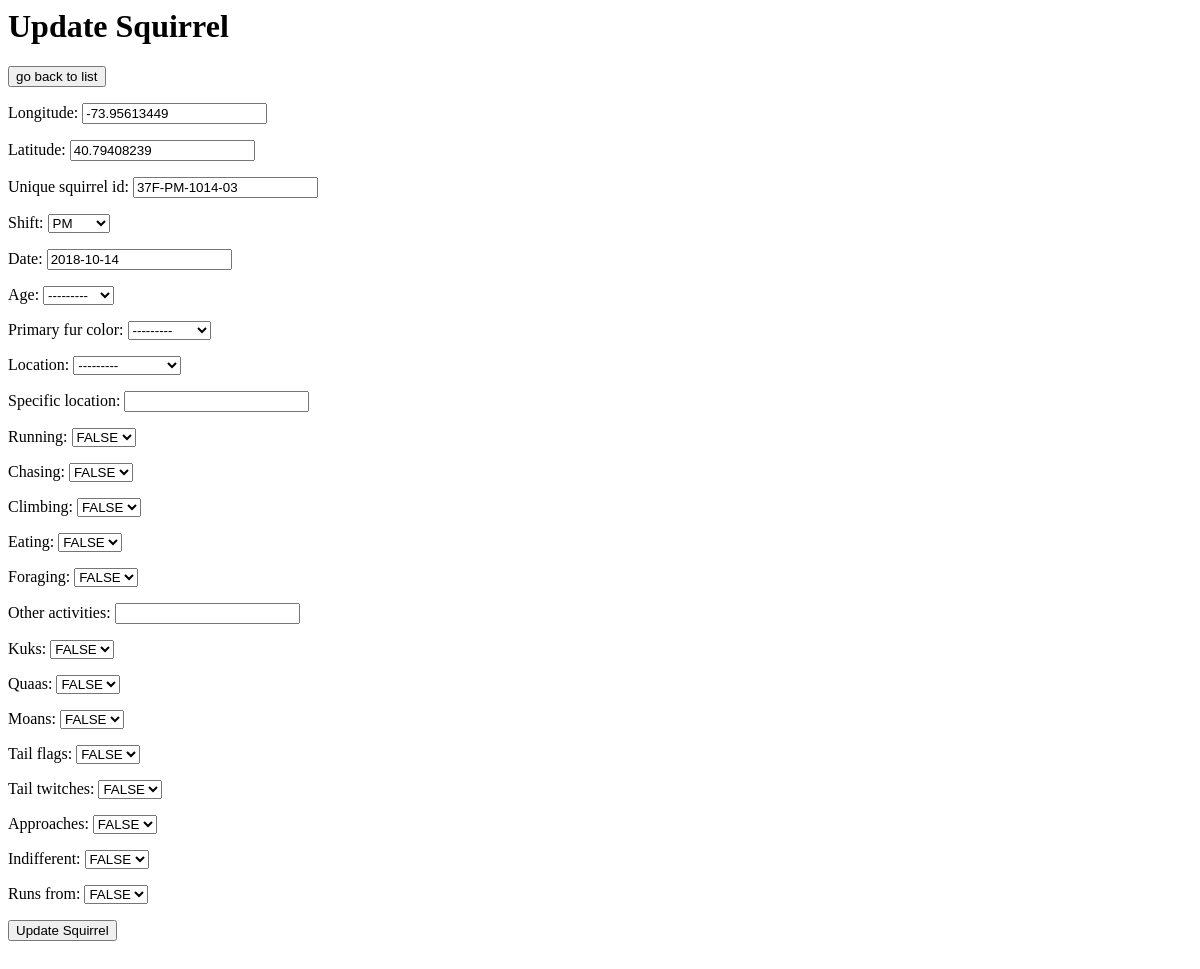
/sightings/37F-PM-1014-03/, run on an earlier commit of the app's database.
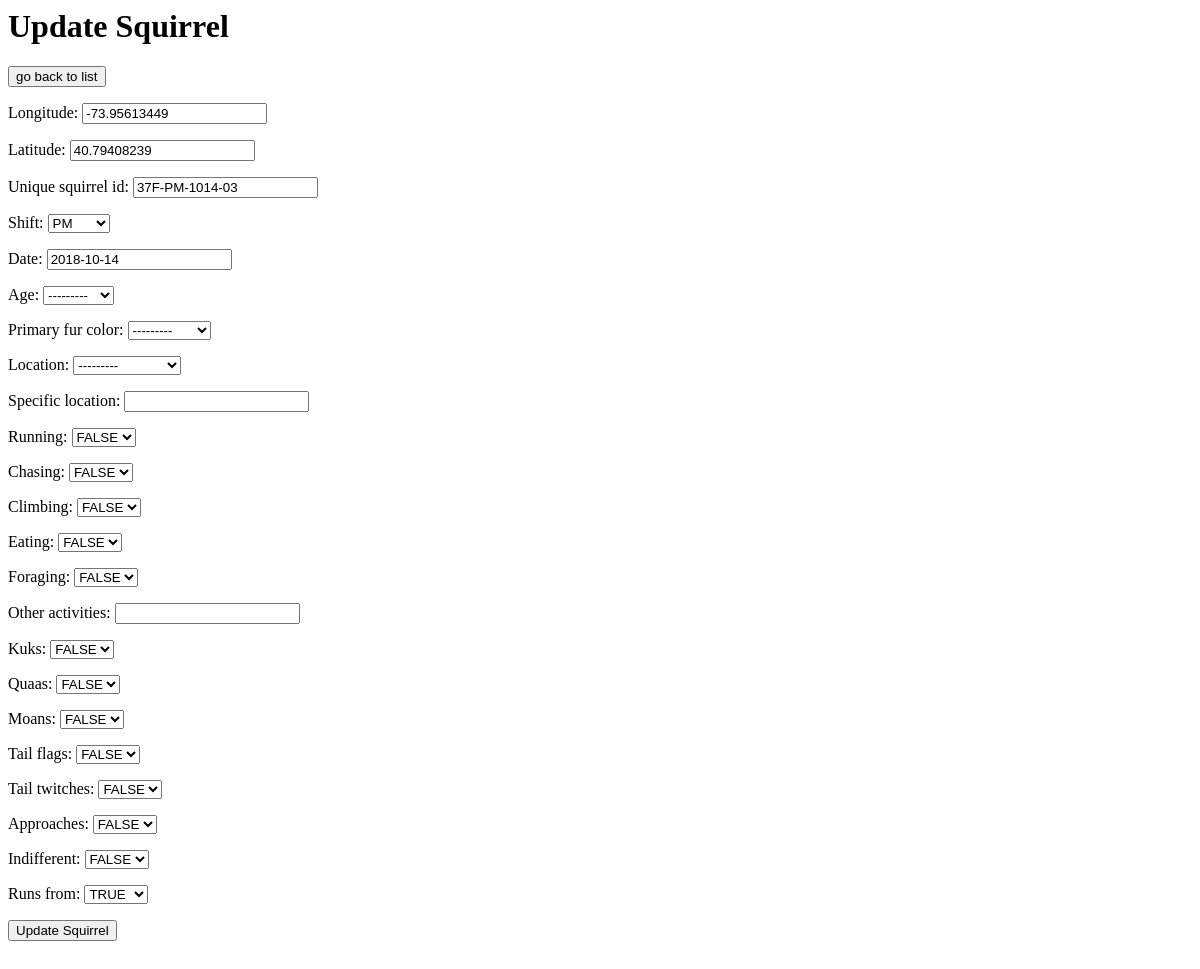
And on a later commit of the database.
### sightings/models.py (models this page shows, shortened)
class Squirrel(models.Model):
    longitude = models.FloatField()
    latitude = models.FloatField()
    unique_squirrel_id = models.CharField(
        max_length=200,
        unique=True,
        primary_key=True,
    )
    Morning = 'AM'
    Afternoon = 'PM'
    OCCUR_TIME_CHOICES = [
        (Morning,'AM'),
        (Afternoon,'PM'),
    ]
    shift = models.CharField(max_length=2,choices=OCCUR_TIME_CHOICES)
    date = models.DateField()
    Adult = 'Adult'
    Juvenile = 'Juvenile'
    AGE_CHOICES = [
        (Adult,'Adult'),
        (Juvenile,'Juvenile'),
    ]
    age = models.CharField(
        max_length=20,
        choices=AGE_CHOICES,
        default=None,
        blank=True,
        null=True,
    )
    Gray = 'Gray'
    Cinnamon = 'Cinnamon'
    Black = 'Black'
    COLOR_CHOICES = [
        (Gray,'Gray'),
        (Cinnamon,'Cinnamon'),
        (Black,'Black'),
    ]
    primary_fur_color = models.CharField(
        max_length=20,
        choices=COLOR_CHOICES,
        default=None,
        blank=True,
        null=True,
    )
    A = 'Ground Plane'
    B = 'Above Ground'
    LOCATION_CHOICES = [
        (A,'Ground Plane'),
        (B,'Above Ground'),
    ]
    location = models.CharField(
        max_length=40,
        choices=LOCATION_CHOICES,
        default=None,
        blank=True,
        null=True,
    )
    specific_location = models.CharField(max_length=200,default=None,blank=True,null=True)
    T = 'TRUE'
    F = 'FALSE'
    SELECTION_CHOICE = [
        (T,'TRUE'),
        (F,'FALSE'),
    ]
    running = models.CharField(max_length=20,choices=SELECTION_CHOICE)
    chasing = models.CharField(max_length=20,choices=SELECTION_CHOICE)
    climbing = models.CharField(max_length=20,choices=SELECTION_CHOICE)
    eating = models.CharField(max_length=20,choices=SELECTION_CHOICE)
    foraging = models.CharField(max_length=20,choices=SELECTION_CHOICE)
    other_activities = models.CharField(max_length=200,default=None,blank=True,null=True)
    kuks = models.CharField(max_length=20,choices=SELECTION_CHOICE)
    quaas = models.CharField(max_length=20,choices=SELECTION_CHOICE)
    moans = models.CharField(max_length=20,choices=SELECTION_CHOICE)
    tail_flags = models.CharField(max_length=20,choices=SELECTION_CHOICE)
    tail_twitches = models.CharField(max_length=20,choices=SELECTION_CHOICE)
    approaches = models.CharField(max_length=20,choices=SELECTION_CHOICE)
    indifferent = models.CharField(max_length=20,choices=SELECTION_CHOICE)
    runs_from = models.CharField(max_length=20,choices=SELECTION_CHOICE)

### sightings/views.py (the view)
# urls.py: path('<unique_squirrel_id>/',views.update,name='update'),
def update(request,unique_squirrel_id):
    obj= get_object_or_404(Squirrel, pk=unique_squirrel_id)
    if request.method == 'POST':
        form = SquirrelForm(request.POST, instance= obj)
        context= {'form': form}
        if form.is_valid():
            obj= form.save(commit= False)
            obj.save()
            messages.success(request, "You have successfully updated the squirrel sighting")
            context= {'form': form}
            return render(request,'sightings/update.html' , context)
        else:
            context= {'form': form,
                      'error': 'The form was not updated successfully. Please enter in valid info'}
            return render(request,'sightings/update.html' , context)
    else:
        form = SquirrelForm(instance= obj)
        return render(request,'sightings/update.html' , {'form': form})

### sightings/forms.py
class SquirrelForm(ModelForm):
    class Meta:
        model = Squirrel
        fields = '__all__'

### sightings/templates/sightings/update.html (shortened to what this page needs)
<html>
<head>
</head>
<body>
<h1>Update Squirrel</h1>
<a href="/sightings/"><input type="submit" value="go back to list"/></a>
<form action="" method="POST">
{{ form.as_p }}
<a href=""><input type="submit" onclick="return confirm('Are you sure?')" value="Update Squirrel"></a>
</form>
<br/><br/>
</body>
</html>

What changed in the data, as far as the page shows it:
changed Squirrel "37F-PM-1014-03": runs_from "FALSE" → "TRUE"
